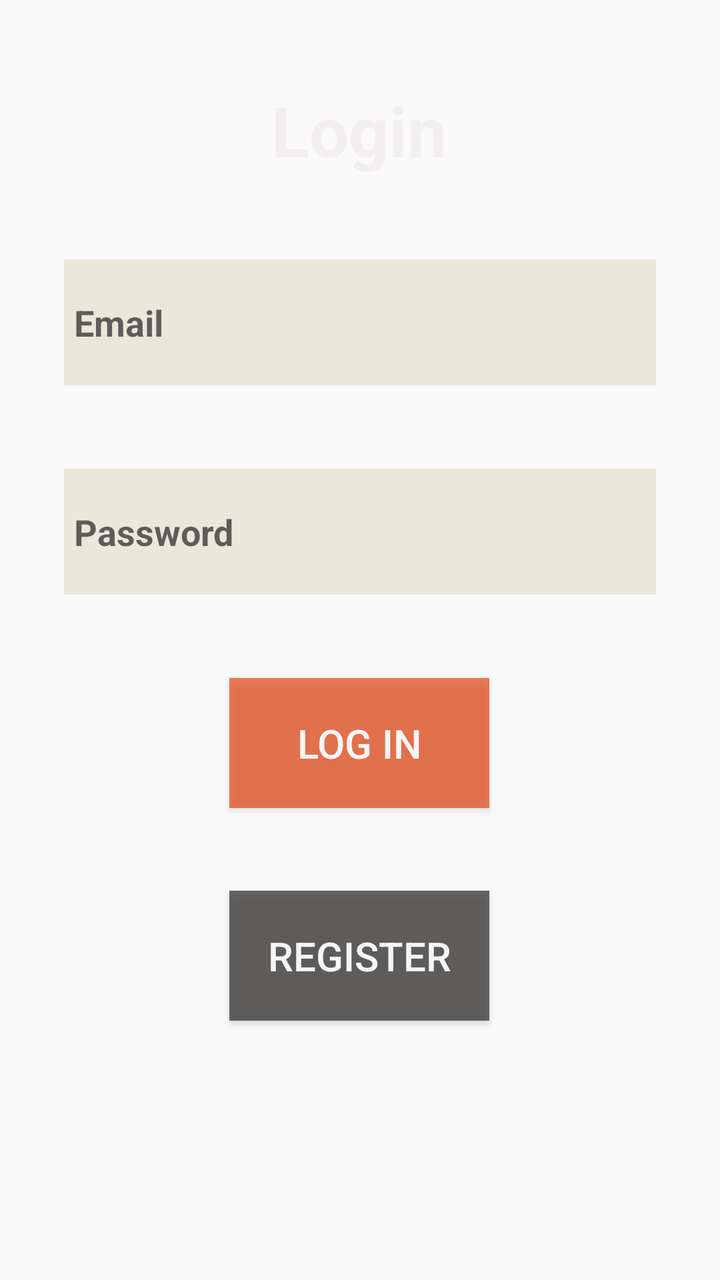
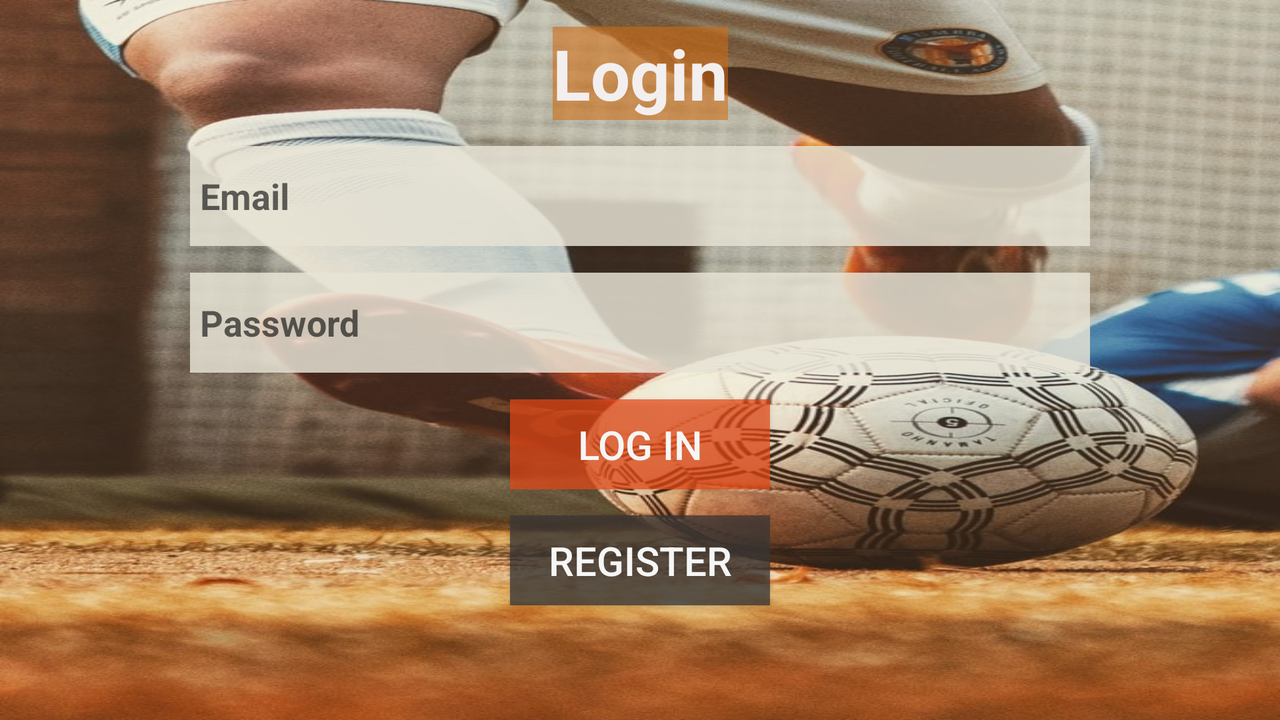

Compare how this app lays out the same screen by default and in its alternative resource folder. The renders come first, then the two layout files and the values they reference.
<!-- AndroidManifest.xml: application theme TodoAppTheme -->
<!-- res/layout/activity_login.xml -->
<?xml version="1.0" encoding="utf-8"?>
<androidx.constraintlayout.widget.ConstraintLayout xmlns:android="http://schemas.android.com/apk/res/android"
    xmlns:app="http://schemas.android.com/apk/res-auto"
    xmlns:tools="http://schemas.android.com/tools"
    android:id="@+id/login_act"
    android:layout_width="match_parent"
    android:layout_height="match_parent"
    android:background="@drawable/loginreg"
    tools:context=".tasks.ActivityLogin">

    <TextView
        android:id="@+id/textView2"
        android:layout_width="wrap_content"
        android:layout_height="wrap_content"
        android:text="Login"
        android:textColor="@color/grey"
        android:textSize="35dp"
        android:textStyle="bold"
        app:layout_constraintBottom_toTopOf="@+id/user_email"
        app:layout_constraintEnd_toEndOf="parent"
        app:layout_constraintHorizontal_bias="0.498"
        app:layout_constraintStart_toStartOf="parent"
        app:layout_constraintTop_toTopOf="parent"
        app:layout_constraintVertical_chainStyle="spread" />

    <EditText
        android:id="@+id/user_Password"
        android:layout_width="0dp"
        android:layout_height="63dp"
        android:layout_marginStart="32dp"
        android:layout_marginLeft="32dp"
        android:layout_marginEnd="32dp"
        android:layout_marginRight="32dp"
        android:background="@color/bblla"
        android:hint="Password"
        android:inputType="textPassword"
        android:paddingLeft="5dp"
        android:paddingRight="5dp"
        android:textColor="@color/colorPrimary"
        android:textStyle="bold"
        app:layout_constraintBottom_toTopOf="@+id/SignIn"
        app:layout_constraintEnd_toEndOf="parent"
        app:layout_constraintHorizontal_bias="0.0"
        app:layout_constraintStart_toStartOf="parent"
        app:layout_constraintTop_toBottomOf="@+id/user_email" />

    <Button
        android:id="@+id/SignIn"
        android:layout_width="130dp"
        android:layout_height="65dp"
        android:background="@color/darkOrange"
        android:onClick="login"
        android:text="Log In"
        android:textColor="@color/button_text"
        android:textSize="20dp"
        app:layout_constraintBottom_toTopOf="@+id/Register"
        app:layout_constraintEnd_toEndOf="parent"
        app:layout_constraintHorizontal_bias="0.498"
        app:layout_constraintStart_toStartOf="parent"
        app:layout_constraintTop_toBottomOf="@+id/user_Password" />

    <Button
        android:id="@+id/Register"
        android:layout_width="130dp"
        android:layout_height="65dp"
        android:layout_marginBottom="88dp"
        android:background="#C1393736"

        android:text="Register"
        android:textColor="@color/button_text"
        android:textSize="20dp"
        app:layout_constraintBottom_toBottomOf="parent"
        app:layout_constraintEnd_toEndOf="parent"
        app:layout_constraintHorizontal_bias="0.498"
        app:layout_constraintStart_toStartOf="parent"
        app:layout_constraintTop_toBottomOf="@+id/SignIn" />

    <EditText
        android:id="@+id/user_email"
        android:layout_width="0dp"
        android:layout_height="63dp"
        android:layout_marginStart="32dp"
        android:layout_marginLeft="32dp"
        android:layout_marginEnd="32dp"
        android:layout_marginRight="32dp"
        android:background="@color/Dwhite"
        android:hint="Email"
        android:inputType="text"
        android:paddingLeft="5dp"
        android:paddingRight="5dp"
        android:textColor="@color/colorPrimary"
        android:textStyle="bold"
        app:layout_constraintBottom_toTopOf="@+id/user_Password"
        app:layout_constraintEnd_toEndOf="parent"
        app:layout_constraintHorizontal_bias="0.0"
        app:layout_constraintStart_toStartOf="parent"
        app:layout_constraintTop_toBottomOf="@+id/textView2"
        tools:ignore="TextFields" />

</androidx.constraintlayout.widget.ConstraintLayout>
<!-- resources referenced by this layout -->
<resources>
  <color name="Dwhite">#D5E8E4D6</color>
  <color name="bblla">#D5E8E4D6</color>
  <color name="button_text">#F6F6F6</color>
  <color name="colorPrimary">#3C3F41</color>
  <color name="darkOrange">#B5E84916</color>
  <color name="grey">#F3EFEF</color>
  <style name="TodoAppTheme" parent="Theme.AppCompat.Light.DarkActionBar">
          
          <item name="colorPrimary">#020BAC</item>
          <item name="colorPrimaryDark">#050FC5</item>
          <item name="colorAccent">#346191</item>
      </style>
</resources>
<!-- res/layout-land/activity_login.xml (the repository's variant of the layout above) -->
<!-- drawn on the phone turned sideways -->
<?xml version="1.0" encoding="utf-8"?>
<androidx.constraintlayout.widget.ConstraintLayout xmlns:android="http://schemas.android.com/apk/res/android"
    xmlns:app="http://schemas.android.com/apk/res-auto"
    xmlns:tools="http://schemas.android.com/tools"
    android:id="@+id/login_act"
    android:layout_width="match_parent"
    android:layout_height="match_parent"
    android:background="@drawable/footballregiscrop"
    tools:context=".ActivityLogin">

    <EditText
        android:id="@+id/user_email"
        android:layout_width="450dp"
        android:layout_height="50dp"
        android:layout_marginStart="32dp"
        android:layout_marginLeft="32dp"
        android:layout_marginEnd="32dp"
        android:layout_marginRight="32dp"
        android:background="#D5E8E4D6"
        android:hint="Email"
        android:inputType="text"
        android:paddingLeft="5dp"
        android:paddingRight="5dp"
        android:textColor="@color/colorPrimary"
        android:textStyle="bold"
        app:layout_constraintBottom_toTopOf="@+id/user_Password"
        app:layout_constraintEnd_toEndOf="parent"
        app:layout_constraintHorizontal_bias="0.5"
        app:layout_constraintStart_toStartOf="parent"
        app:layout_constraintTop_toBottomOf="@+id/textView2"
        tools:ignore="TextFields" />

    <EditText
        android:id="@+id/user_Password"
        android:layout_width="450dp"
        android:layout_height="50dp"
        android:layout_marginStart="32dp"
        android:layout_marginLeft="32dp"
        android:layout_marginEnd="32dp"
        android:layout_marginRight="32dp"
        android:background="#D5E8E4D6"
        android:hint="Password"
        android:inputType="textPassword"
        android:paddingLeft="5dp"
        android:paddingRight="5dp"
        android:textColor="@color/colorPrimary"
        android:textStyle="bold"
        app:layout_constraintBottom_toTopOf="@+id/SignIn"
        app:layout_constraintEnd_toEndOf="parent"
        app:layout_constraintHorizontal_bias="0.5"
        app:layout_constraintStart_toStartOf="parent"
        app:layout_constraintTop_toBottomOf="@+id/user_email" />

    <Button
        android:id="@+id/SignIn"
        android:layout_width="130dp"
        android:layout_height="45dp"
        android:background="#B5E84916"
        android:onClick="login"
        android:text="Log In"
        android:textColor="@color/button_text"
        android:textSize="20dp"
        app:layout_constraintBottom_toTopOf="@+id/Register"
        app:layout_constraintEnd_toEndOf="parent"
        app:layout_constraintHorizontal_bias="0.5"
        app:layout_constraintStart_toStartOf="parent"
        app:layout_constraintTop_toBottomOf="@+id/user_Password" />

    <Button
        android:id="@+id/Register"
        android:layout_width="130dp"
        android:layout_height="45dp"
        android:layout_marginBottom="44dp"
        android:background="#C1393736"
        android:text="Register"

        android:textColor="@color/button_text"
        android:textSize="20dp"
        app:layout_constraintBottom_toBottomOf="parent"
        app:layout_constraintEnd_toEndOf="parent"
        app:layout_constraintHorizontal_bias="0.5"
        app:layout_constraintStart_toStartOf="parent"
        app:layout_constraintTop_toBottomOf="@+id/SignIn" />

    <TextView
        android:id="@+id/textView2"
        android:layout_width="wrap_content"
        android:layout_height="wrap_content"
        android:background="#92CF6B13"
        android:text="Login"
        android:textColor="#F3EFEF"
        android:textSize="35dp"
        android:textStyle="bold"
        app:layout_constraintBottom_toTopOf="@+id/user_email"
        app:layout_constraintEnd_toEndOf="parent"
        app:layout_constraintHorizontal_bias="0.5"
        app:layout_constraintStart_toStartOf="parent"
        app:layout_constraintTop_toTopOf="parent" />

</androidx.constraintlayout.widget.ConstraintLayout>
<!-- resources referenced by the variant -->
<!-- as the phone turned sideways resolves them -->
<resources>
  <color name="button_text">#F6F6F6</color>
  <color name="colorPrimary">#3C3F41</color>
  <!-- drawable footballregiscrop: jpeg bitmap (drawable, 191550 bytes) -->
  <style name="TodoAppTheme" parent="Theme.AppCompat.Light.DarkActionBar">
          
          <item name="colorPrimary">#020BAC</item>
          <item name="colorPrimaryDark">#050FC5</item>
          <item name="colorAccent">#346191</item>
      </style>
</resources>
